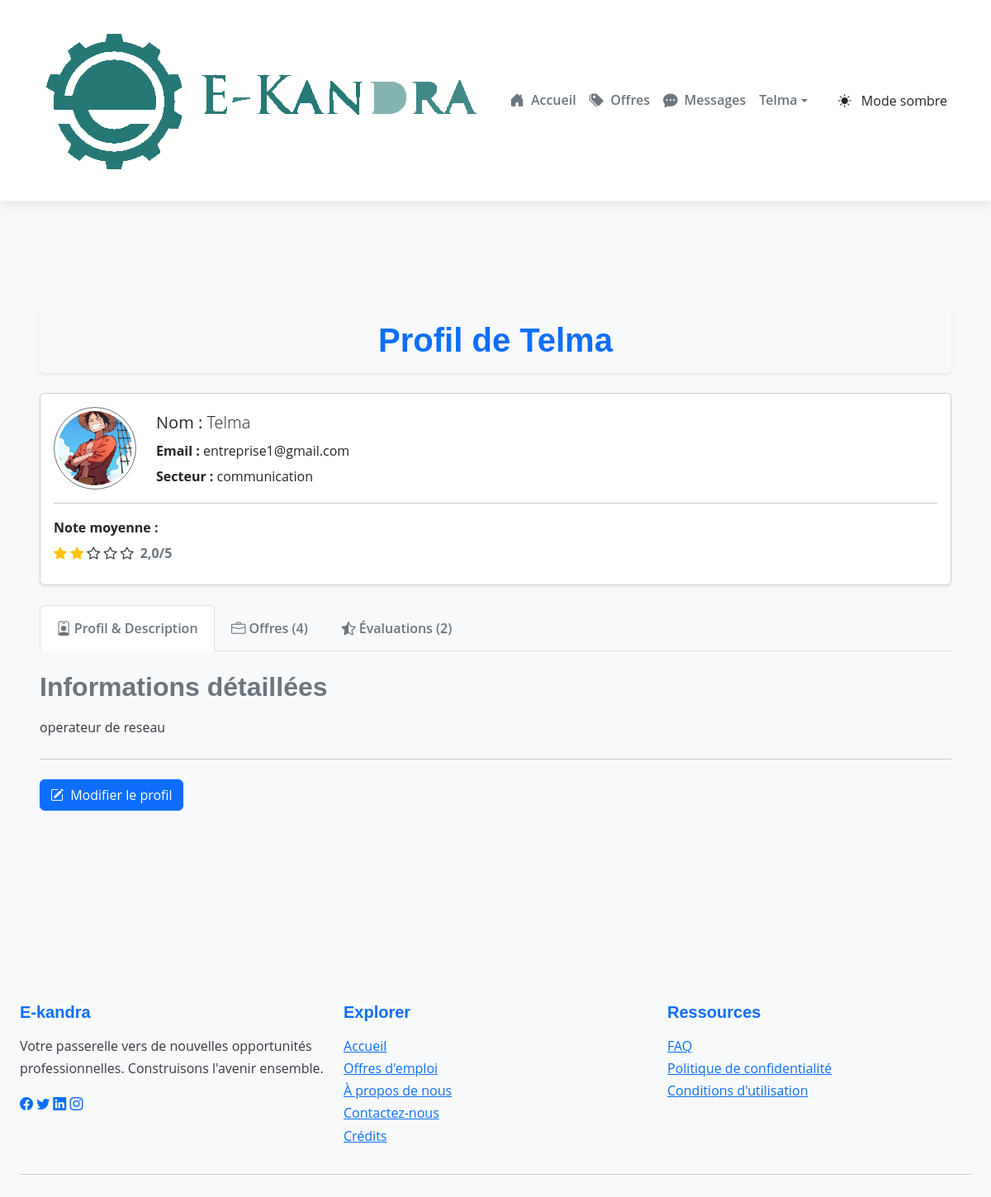
The app's page /profile/ (signed in), older data.
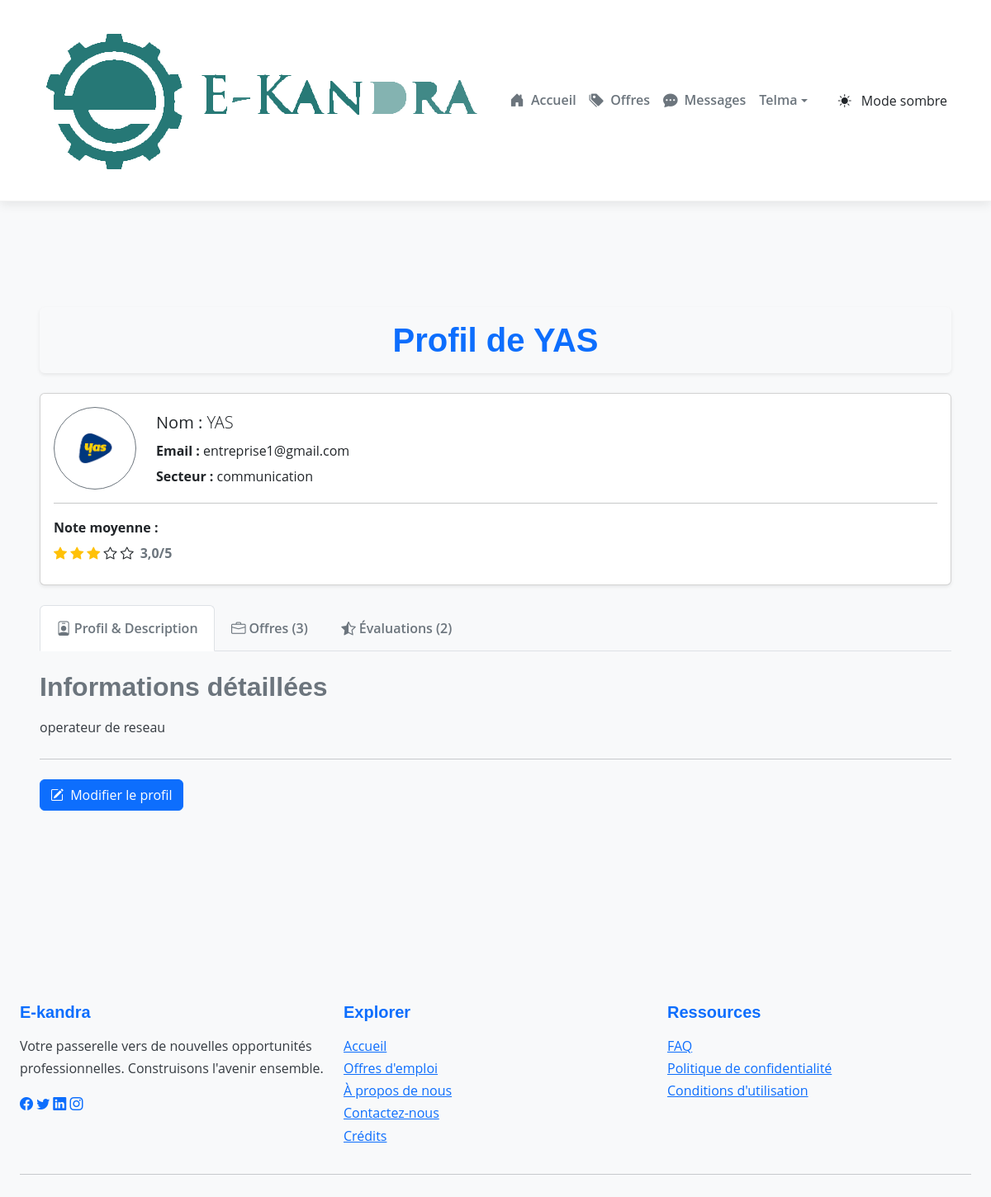
The same page, newer data.
### Ekandra/models.py (models this page shows, shortened)
class Entreprise(models.Model):
    user = models.OneToOneField(User, on_delete=models.CASCADE)
    nom = models.CharField(max_length=100, blank=True, default="Entreprise")
    description = models.TextField(blank=True)
    secteur = models.CharField(max_length=100, blank=True)
    siret = models.CharField(max_length=14,unique=False)
    photo_profil = models.ImageField(upload_to='profils/', blank=True, null=True)
    created_at = models.DateTimeField(auto_now_add=True)

### Ekandra/views.py (the view)
# urls.py: path('profile/', views.profile, name='profile'),
@login_required
def profile(request):
    try:
        demandeur = Demandeur.objects.get(user=request.user)
        candidatures = Candidature.objects.filter(demandeur=demandeur)
        profile_incomplete = not (demandeur.nom and demandeur.nom != "Utilisateur" and demandeur.competences)
        if request.method == 'POST':
            form = ProfileUpdateForm(request.POST, request.FILES, instance=demandeur)
            if form.is_valid():
                form.save()
                messages.success(request, 'Profil mis à jour.')
                return redirect('profile')
        else:
            form = ProfileUpdateForm(instance=demandeur)
        context = get_base_context(request)
        context.update({
            'demandeur': demandeur,
            'candidatures': candidatures,
            'form': form,
            'profile_incomplete': profile_incomplete
        })
        return render(request, 'Ekandra/profile_demandeur.html', context)
    except Demandeur.DoesNotExist:
        try:
            to_date=timezone.now().date ()
            entreprise = Entreprise.objects.get(user=request.user)
            offres = OffreEmploi.objects.filter(entreprise=entreprise)
            moyenne = Notation.objects.filter(entreprise=entreprise).aggregate(Avg('note'))['note__avg'] or 0
            notations = Notation.objects.filter(entreprise=entreprise)
            profile_incomplete = not (entreprise.nom and entreprise.nom != "Entreprise" and entreprise.description)
            if request.method == 'POST':
                form = EntrepriseProfileUpdateForm(request.POST, request.FILES, instance=entreprise)
                if form.is_valid():
                    form.save()
                    messages.success(request, 'Profil mis à jour.')
                    return redirect('profile')
            else:
                form = EntrepriseProfileUpdateForm(instance=entreprise)
            context = get_base_context(request)
            context.update({
                'entreprise': entreprise,
                'offres': offres,
                'form': form,
                'moyenne': moyenne,
                'notations': notations,
                'profile_incomplete': profile_incomplete,
                'to_date':to_date,
            })
            return render(request, 'Ekandra/profile_entreprise.html', context)
        except Entreprise.DoesNotExist:
            messages.error(request, 'Profil non configuré.')
            return redirect('home')

### Ekandra/views.py (called while the page is built)
def get_base_context(request):
    context = {}
    if request.user.is_authenticated:
        try:
            from .models import Message
            context['unread_messages'] = Message.objects.filter(destinataire=request.user, lu=False).count()
        except ImportError:
            context['unread_messages'] = 0
            pass
    return context

### Ekandra/templates/Ekandra/profile_entreprise.html (shortened to what this page needs)
{% extends 'Ekandra/base.html' %}
{% load static %}
{% load bootstrap5 %}
{% block content %}
<div class="container mt-4">
    <div class="bg-light p-3 rounded shadow-sm mb-4">
        <h1 class="mb-0 text-primary text-center">Profil de {{ entreprise.nom|default:"[Nom de l'entreprise]" }}</h1>
    </div>
    <div class="card mb-4 shadow-sm rounded">
        <div class="card-body">
            <div class="d-flex align-items-center mb-3">
                <div class="flex-shrink-0 me-4">
                    {% if entreprise.photo_profil %}
                        <img src="{{ entreprise.photo_profil.url }}" alt="Photo de profil de {{ entreprise.nom }}" class="profile-photo rounded-circle border border-secondary p-1" style="width: 100px; height: 100px; object-fit: cover;">
                    {% else %}
                        <i class="bi bi-building text-muted" style="font-size: 4rem;"></i>
                    {% endif %}
                </div>
                <div class="flex-grow-1">
                    <p class="lead mb-1"><strong>Nom :</strong> {{ entreprise.nom|default:"Non spécifié" }}</p>
                    <p class="mb-1"><strong>Email :</strong> {{ entreprise.user.email }}</p>
                    <p class="mb-0"><strong>Secteur :</strong> {{ entreprise.secteur|default:"Non spécifié" }}</p>
                </div>
            </div>
            <hr>
             <div class="mb-2">
                 <p class="mb-1"><strong>Note moyenne :</strong></p>
                 <div class="d-flex align-items-center">
                    <span class="star-rating me-2">
                        {% for i in "12345" %}
                            {% if i <= moyenne|floatformat:0 %}
                                <i class="bi bi-star-fill text-warning"></i>
                            {% else %}
                                <i class="bi bi-star"></i>
                            {% endif %}
                        {% endfor %}
                    </span>
                    <strong class="text-secondary">{{ moyenne|floatformat:1 }}/5</strong>
                 </div>
            </div>
        </div>
    </div>
    <ul class="nav nav-tabs" id="profileTabs" role="tablist">
        <li class="nav-item" role="presentation">
            <button class="nav-link active" id="profile-tab" data-bs-toggle="tab" data-bs-target="#profile-info" type="button" role="tab" aria-controls="profile-info" aria-selected="true"><i class="bi bi-person-badge me-1"></i> Profil & Description</button>
        </li>
        <li class="nav-item" role="presentation">
            <button class="nav-link" id="offers-tab" data-bs-toggle="tab" data-bs-target="#offers" type="button" role="tab" aria-controls="offers" aria-selected="false"><i class="bi bi-briefcase me-1"></i> Offres ({{ offres.count }})</button>
        </li>
        <li class="nav-item" role="presentation">
            <button class="nav-link" id="evaluations-tab" data-bs-toggle="tab" data-bs-target="#evaluations" type="button" role="tab" aria-controls="evaluations" aria-selected="false"><i class="bi bi-star-half me-1"></i> Évaluations ({{ notations.count }})</button>
        </li>
    </ul>
    <div class="tab-content pt-4" id="profileTabsContent">
        <div class="tab-pane fade show active" id="profile-info" role="tabpanel" aria-labelledby="profile-tab">
            <h2 class="mb-3 text-secondary">Informations détaillées</h2>
            <p>{{ entreprise.description|default:"Non spécifié" }}</p>
            <hr class="mt-4 mb-4">
            <button class="btn btn-primary mb-3" type="button" data-bs-toggle="collapse" data-bs-target="#collapseProfileForm" aria-expanded="{% if profile_incomplete %}true{% else %}false{% endif %}" aria-controls="collapseProfileForm">
                 <i class="bi bi-pencil-square me-1"></i> Modifier le profil
            </button>
        </div>
    </div>
</div>
{% endblock %}
{% block extra_css %}
    <link rel="stylesheet" href="{% static 'Ekandra/css/style.css' %}">
{% endblock %}

Row changes from the older to the newer data that the page shows:
changed Entreprise "communication": nom "Telma" → "YAS"; photo_profil: a different picture
Text that changed along with them:
{{ moyenne|floatformat:1 }}: "2,0" → "3,0"
{{ offres.count }}: "4" → "3"
